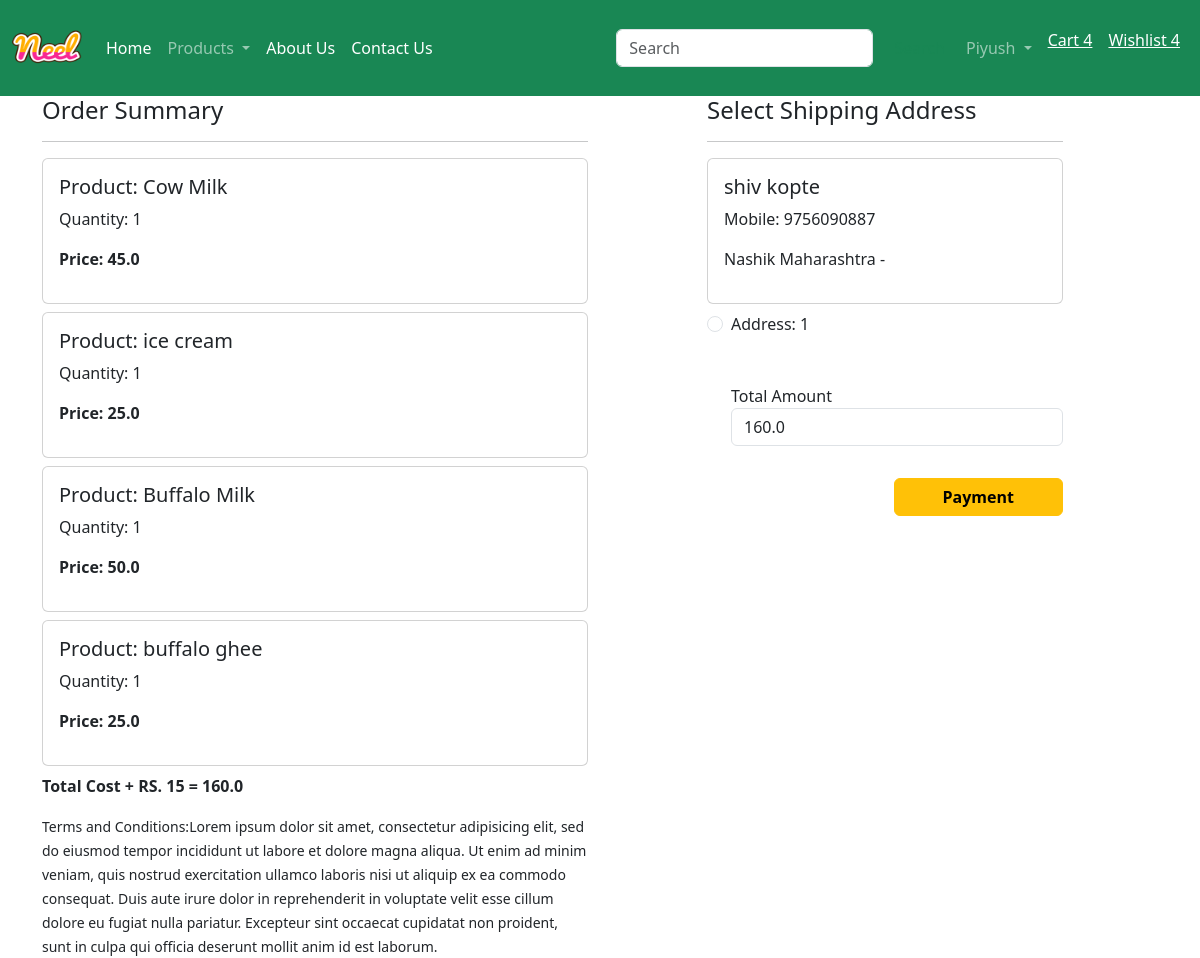
Screenshot of /checkout/ (signed in) with the database file from the repository.
### myapp/models.py (models this page shows, shortened)
class Cart(models.Model):
    user= models.ForeignKey(User, on_delete=models.CASCADE)
    product= models.ForeignKey(Product, on_delete=models.CASCADE)
    quantity= models.PositiveBigIntegerField(default=1)

class Product(models.Model):
    title= models.CharField(max_length=100)
    selling_price= models.FloatField()
    discounted_price= models.FloatField()
    description= models.TextField()
    composition= models.TextField(default='')
    prodapp= models.TextField(default='')
    category= models.CharField(choices=CATEGORY_CHOICES, max_length=2)
    product_image= models.ImageField(upload_to='product')

class Customer(models.Model):
    user= models.ForeignKey(User, on_delete=models.CASCADE)
    name= models.CharField(max_length=100)
    locality= models.CharField(max_length=200)
    city= models.CharField(max_length=50)
    mobile= models.IntegerField(default=0)
    zipcode= models.IntegerField()
    state= models.CharField(choices=STATE_CHOICES, max_length=100)

### myapp/views.py (the view)
# urls.py: path("checkout/", checkout.as_view() , name='checkout'),
class checkout(View):
    def get(self,request):
        user= request.user
        add= Customer.objects.filter(user=user)
        cart= Cart.objects.filter(user=user)
        amount= 0
        for p in cart:
            value= p.quantity * p.product.discounted_price
            amount= amount + value
        totalamount=amount + 15
        return render(request, 'checkout.html', locals())

### templates/checkout.html (shortened to what this page needs)
{% extends "base.html" %}
{% block content %}
<div class="container">
 <div class="row nt-5">
    <div class="col-sm-6">
        <h4>Order Summary</h4>
        <hr>
        {% for item in cart %}
        <div class="card mb-2">
            <div class="card-body">
                <h5>Product: {{item.product.title}}</h5>
                <p>Quantity: {{item.quantity}}</p>
                <p class="fw-bold">Price: {{item.product.discounted_price}}</p>
            </div>
        </div>
        {% endfor %}
        <p class="fw-bold">Total Cost + RS. 15 = {{totalamount}}</p>
        <small>Terms and Conditions:{% lorem 1 %}</small>
    </div>
    <div class="col-sm-4 offset-sm-1">
        <h4>Select Shipping Address</h4>
        <hr>
        <form id="myform" method="post">
            {% for ad in add %}
            <div class="card">
                <div class="card-body">
                    <h5>{{ad.name}}</h5>
                    <p>Mobile: {{ad.mobile}}</p>
                    <p>{{locality}} {{ad.city}} {{ad.state}} - {{zipcode}}</p>
                </div>
            </div>
            <div class="form-check mt-2 mb-5">
                <input type="radio" class="form-check-input" name="custid" id="custadd{{forloop.counter}}" value="{{ad.id}}">
                <label for="custadd{{forloop.counter}}" class="form-check-label">Address: {{forloop.counter}}</label>
            </div>
            {% endfor %}
            <div class="form-check mb-3">
                <label for="totalamount">Total Amount</label>
                <input type="number" name="totalamount" class="form-control" value="{{totalamount}}" readonly>
            </div>
            <div class="text-end">
                <button type="submit" id="'rzp-button1" class="btn btn-warning mt-3 px-5 fw-bold">Payment</button>
            </div>
        </form>
    </div>
 </div>
</div>
{% endblock content %}

### rows the page displays
Cart: product "Cow Milk", quantity "1", product.discounted_price "45.0"
Cart: product "ice cream", quantity "1", product.discounted_price "25.0"
Cart: product "Buffalo Milk", quantity "1", product.discounted_price "50.0"
Cart: product "buffalo ghee", quantity "1", product.discounted_price "25.0"
Customer: name "shiv kopte", mobile "9756090887", city "Nashik", state "Maharashtra"

### other values shown
{{ totalamount }} "160.0"
